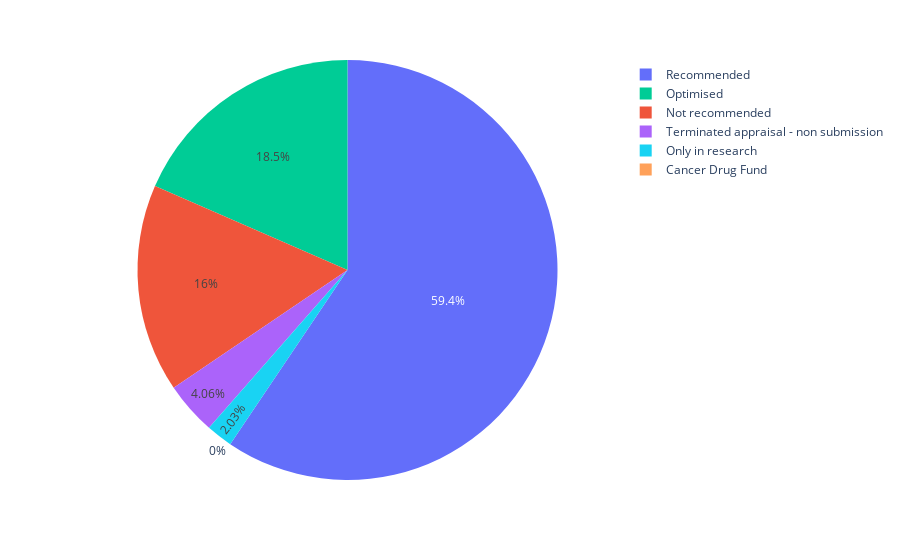

Source (notebook cell):
### Markdown cell above
### Before 2015 and after

### Code cell
# Create container
before_2015 = pd.DataFrame(columns=['Year', 'Number', 'Categorisation'])

# Count number of occurences before 2015
mask = time_series['Year'] < 2015
temp = time_series[mask]
for cat in cats:
    mask = temp['Categorisation'] == cat
    number = temp[mask]['Number'].sum()
    before_2015 = pd.concat([before_2015, pd.DataFrame({'Year': ['Before 2015'], 'Number': [number], 'Categorisation': [cat]})])

# Plot before 2015
fig = px.pie(
    before_2015,
    values='Number',
    names='Categorisation',
    color='Categorisation',
    color_discrete_map={
        'Recommended': colors[0],
        'Optimised': colors[2],
        'Not recommended': colors[1],
        'Terminated appraisal - non submission': colors[3],
        'Cancer Drug Fund': colors[4],
        'Only in research': colors[5]})

# Write image to disk
fig.write_image("images/all-drugs-before-2015.pdf")

fig.show()

### Figure 1 — Plotly figure (JSON) as saved in the notebook; plotly's stock layout.template omitted (floating-point values rounded to 4 significant figures)
{"data": [{"customdata": [["Recommended"], ["Optimised"], ["Not recommended"], ["Only in research"], ["Terminated appraisal - non submission"], ["Cancer Drug Fund"]], "domain": {"x": [0, 1], "y": [0, 1]}, "hovertemplate": "Categorisation=%{customdata[0]}<br>Number=%{value}<extra></extra>", "labels": ["Recommended", "Optimised", "Not recommended", "Only in research", "Terminated appraisal - non submission", "Cancer Drug Fund"], "legendgroup": "", "marker": {"colors": ["#636EFA", "#00CC96", "#EF553B", "#19D3F3", "#AB63FA", "#FFA15A"]}, "name": "", "showlegend": true, "type": "pie", "values": [293, 91, 79, 10, 20, 0]}], "layout": {"legend": {"tracegroupgap": 0}, "margin": {"t": 60}}}
